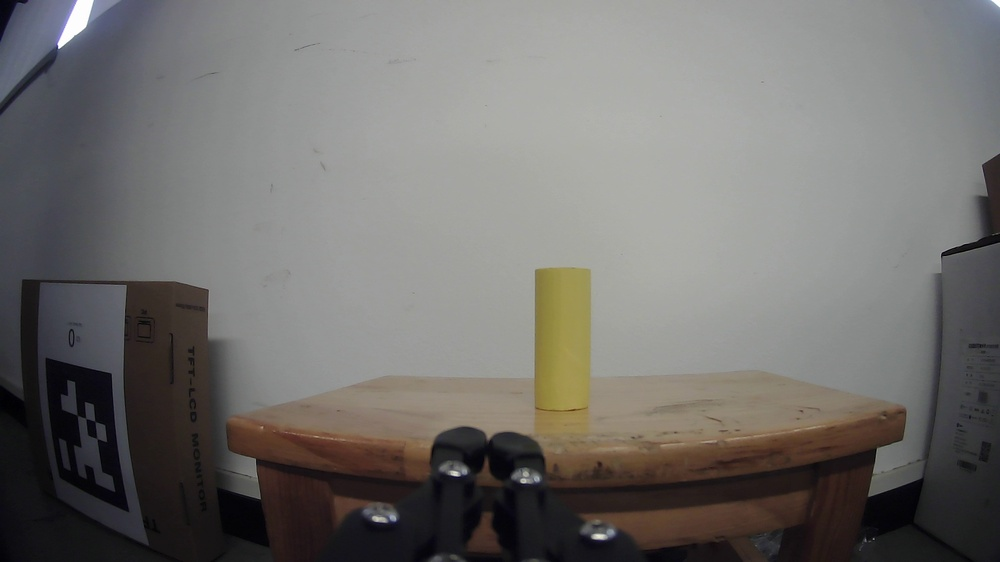
#> input picture robot/ascend_car/Ascend-智能车视觉源码及说明/VC/camera/20230822/1692673732.926534_0.jpg, 1000 x 562 px, shrunk from 1920 x 1080 before the run; its folder holds 4 pictures in this run
$ python correct.py
#> lines starting #> are read from the running program, lines starting #| are printed output that depends on the picture
'''
去畸变 （处理1个文件夹内图片）

'''

import sys
import os
# os.environ['DISPLAY']='192.168.31.167:0.0'
import numpy as np
import cv2
import time
import glob

if __name__ == '__main__':

    glob_str = "/root/VC/20230822/*.jpg"
    save_dir = '/root/VC/20230822_undist/'  # 图片保存路径
    if not os.path.exists(save_dir):
        os.mkdir(save_dir)

    # 定义相机的内参（焦距和光心坐标）和畸变系数
    camera_matrix = np.array(
        [[1.19829297e+03, 0.00000000e+00, 1.00315842e+03],
         [0.00000000e+00, 1.20912180e+03, 5.51069623e+02],
         [0.00000000e+00, 0.00000000e+00, 1.00000000e+00]]
    )
    distortion_coeffs = np.array([-0.50932019, 0.3163081, -0.00543584, -0.01006447, -0.10689112])

    ls = glob.glob(glob_str)
    for i in ls:
        image = cv2.imread(i)
#> image is the input picture: shape (562, 1000, 3); mean B, G, R 109, 111.5, 113.6
        image = cv2.undistort(image, camera_matrix, distortion_coeffs)
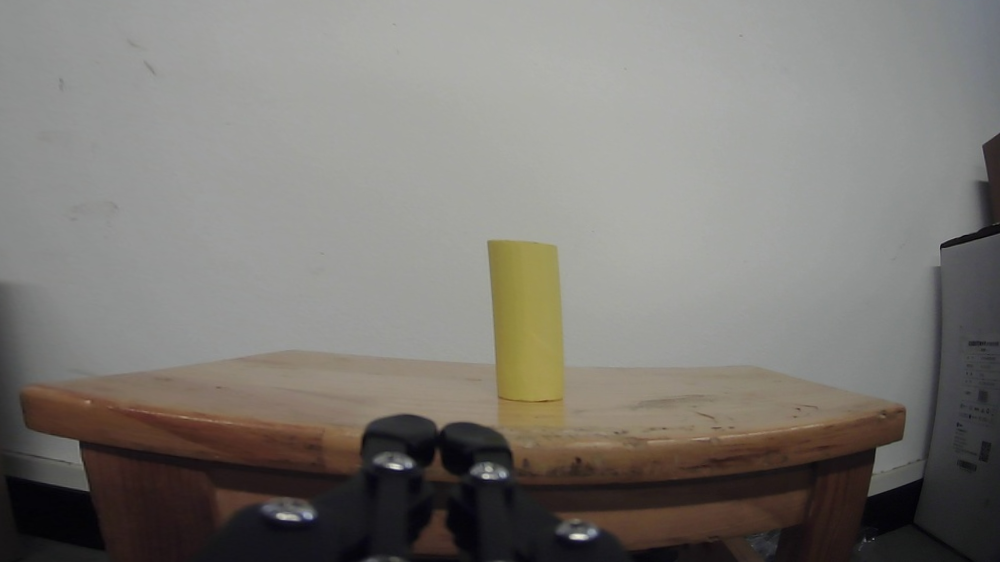
#> image: shape (562, 1000, 3); mean B, G, R 116.8, 121.6, 124.7
        file_name = i.split("/")[-1]
        save_path = f"{save_dir}{file_name}"
        cv2.imwrite(save_path, image)
        print(f'saved to {save_path}')
#> pass 2 of the loop `for i in ls:`:
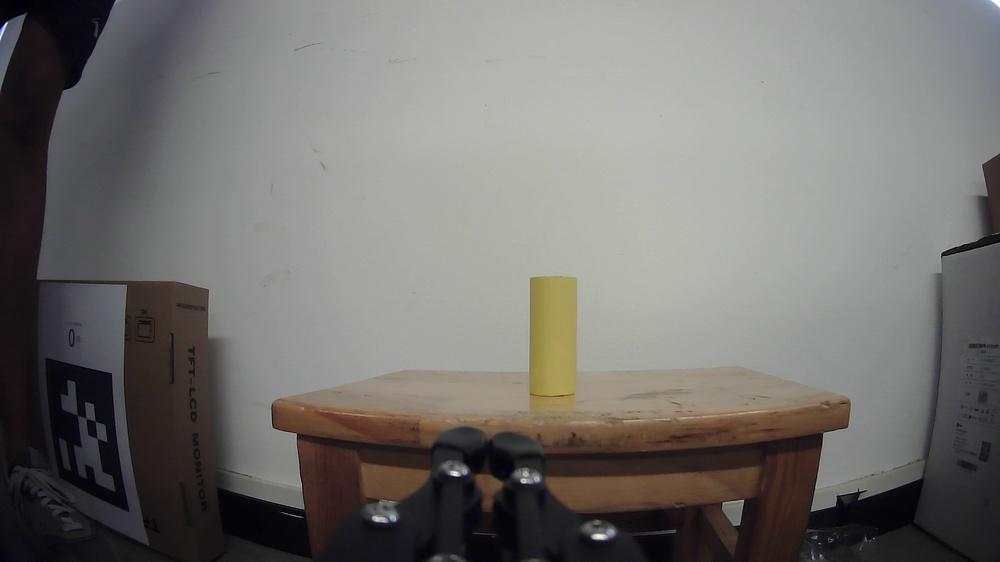
#> input picture robot/ascend_car/Ascend-智能车视觉源码及说明/VC/camera/20230822/1692673758.632568_1.jpg, 1000 x 562 px, shrunk from 1920 x 1080 before the run
#> image is the input picture: shape (562, 1000, 3); mean B, G, R 111, 113.9, 116.3
#> `image = cv2.undistort(image, camera_matrix, distortion_coeffs)`:
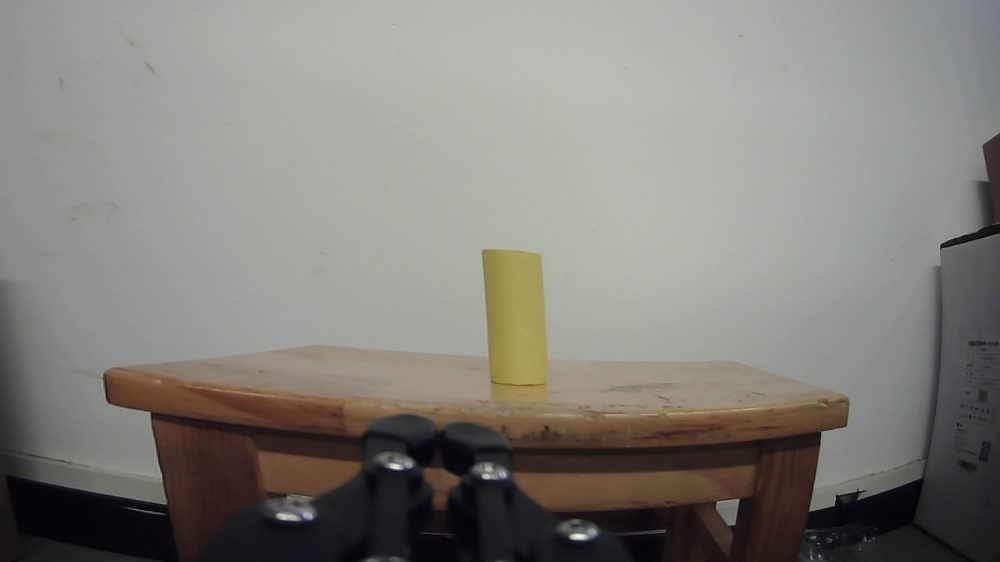
#> image: shape (562, 1000, 3); mean B, G, R 123.5, 128.3, 131.2
#> pass 3 of the loop `for i in ls:`:
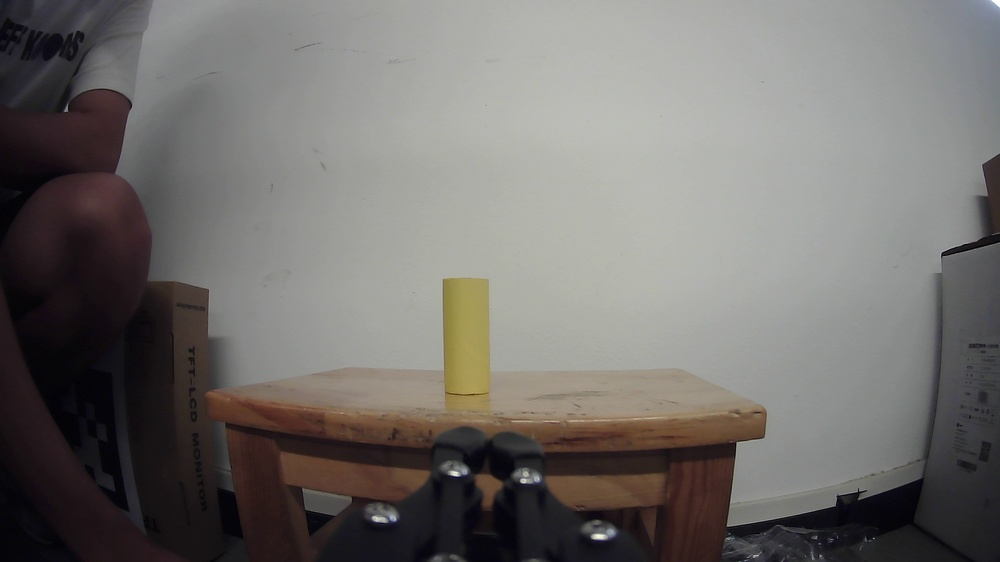
#> input picture robot/ascend_car/Ascend-智能车视觉源码及说明/VC/camera/20230822/1692673786.1680093_2.jpg, 1000 x 562 px, shrunk from 1920 x 1080 before the run
#> image is the input picture: shape (562, 1000, 3); mean B, G, R 108.5, 111.3, 114.5
#> `image = cv2.undistort(image, camera_matrix, distortion_coeffs)`:
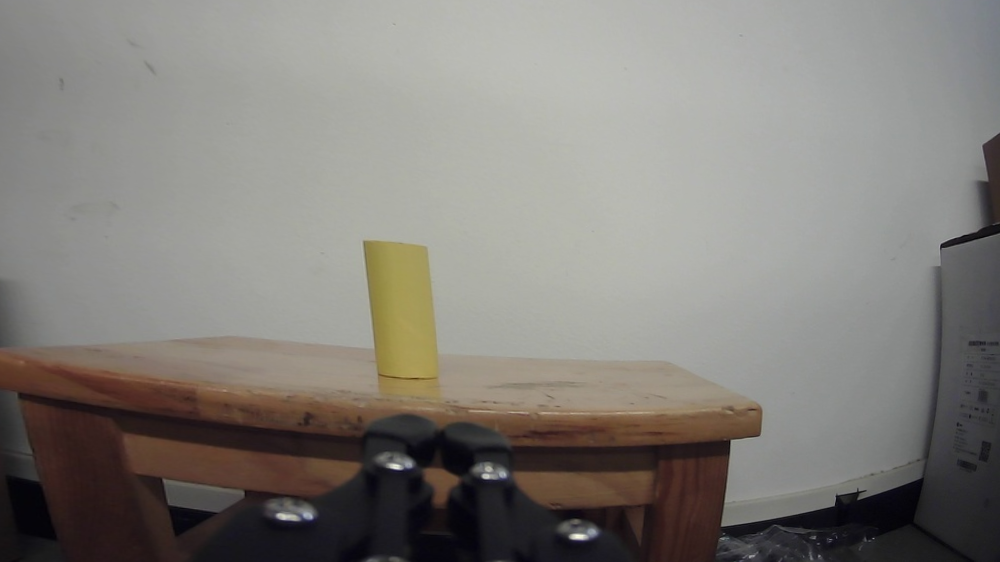
#> image: shape (562, 1000, 3); mean B, G, R 121.9, 126.9, 130.2
#> the loop made 4 passes; the first 3 are shown
